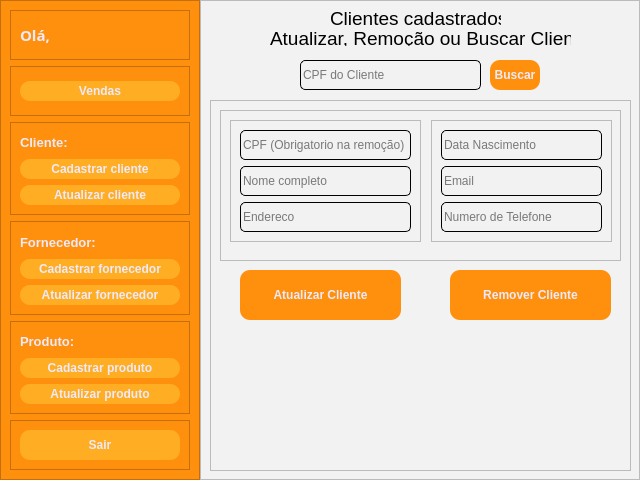
<?xml version="1.0" encoding="UTF-8"?>
<ui version="4.0">
 <class>MainWindow</class>
 <widget class="QMainWindow" name="MainWindow">
  <property name="geometry">
   <rect>
    <x>0</x>
    <y>0</y>
    <width>640</width>
    <height>480</height>
   </rect>
  </property>
  <property name="windowTitle">
   <string>MainWindow</string>
  </property>
  <widget class="QWidget" name="centralwidget">
   <layout class="QHBoxLayout" name="horizontalLayout">
    <property name="spacing">
     <number>0</number>
    </property>
    <property name="leftMargin">
     <number>0</number>
    </property>
    <property name="topMargin">
     <number>0</number>
    </property>
    <property name="rightMargin">
     <number>0</number>
    </property>
    <property name="bottomMargin">
     <number>0</number>
    </property>
    <item>
     <widget class="QFrame" name="frame">
      <property name="enabled">
       <bool>true</bool>
      </property>
      <property name="minimumSize">
       <size>
        <width>50</width>
        <height>0</height>
       </size>
      </property>
      <property name="maximumSize">
       <size>
        <width>200</width>
        <height>16777215</height>
       </size>
      </property>
      <property name="styleSheet">
       <string notr="true">background-color: rgb(255, 144, 14);</string>
      </property>
      <property name="frameShape">
       <enum>QFrame::StyledPanel</enum>
      </property>
      <property name="frameShadow">
       <enum>QFrame::Raised</enum>
      </property>
      <layout class="QVBoxLayout" name="verticalLayout">
       <item>
        <widget class="QFrame" name="frame_3">
         <property name="maximumSize">
          <size>
           <width>16777215</width>
           <height>50</height>
          </size>
         </property>
         <property name="frameShape">
          <enum>QFrame::StyledPanel</enum>
         </property>
         <property name="frameShadow">
          <enum>QFrame::Raised</enum>
         </property>
         <layout class="QHBoxLayout" name="horizontalLayout_2">
          <item>
           <widget class="QLabel" name="label_string_ola">
            <property name="maximumSize">
             <size>
              <width>30</width>
              <height>16777215</height>
             </size>
            </property>
            <property name="font">
             <font>
              <family>Rubik</family>
              <pointsize>11</pointsize>
              <weight>75</weight>
              <bold>true</bold>
             </font>
            </property>
            <property name="contextMenuPolicy">
             <enum>Qt::DefaultContextMenu</enum>
            </property>
            <property name="styleSheet">
             <string notr="true">color: rgb(240, 233, 249);</string>
            </property>
            <property name="text">
             <string>Olá,</string>
            </property>
           </widget>
          </item>
          <item>
           <widget class="QLineEdit" name="lineEdit_menu_nome_sobrenome_cliente">
            <property name="maximumSize">
             <size>
              <width>200</width>
              <height>16777215</height>
             </size>
            </property>
            <property name="font">
             <font>
              <family>Rubik</family>
              <pointsize>11</pointsize>
              <weight>75</weight>
              <bold>true</bold>
             </font>
            </property>
            <property name="styleSheet">
             <string notr="true">
QLineEdit{
	background:transparent;
	border:none;
	color: rgb(240, 233, 249);

}</string>
            </property>
           </widget>
          </item>
         </layout>
        </widget>
       </item>
       <item>
        <widget class="QFrame" name="frame_11">
         <property name="maximumSize">
          <size>
           <width>16777215</width>
           <height>50</height>
          </size>
         </property>
         <property name="frameShape">
          <enum>QFrame::StyledPanel</enum>
         </property>
         <property name="frameShadow">
          <enum>QFrame::Raised</enum>
         </property>
         <layout class="QVBoxLayout" name="verticalLayout_7">
          <item>
           <widget class="QPushButton" name="pushButton_vendas">
            <property name="minimumSize">
             <size>
              <width>100</width>
              <height>10</height>
             </size>
            </property>
            <property name="maximumSize">
             <size>
              <width>230</width>
              <height>20</height>
             </size>
            </property>
            <property name="font">
             <font>
              <weight>75</weight>
              <bold>true</bold>
             </font>
            </property>
            <property name="cursor">
             <cursorShape>PointingHandCursor</cursorShape>
            </property>
            <property name="styleSheet">
             <string notr="true">QPushButton{
	border-radius: 10px;
	border-image: url(:/Close_Image/cil-x.png);
	background-position: center;
		
	color: rgb(240, 233, 249);
	background-color: rgb(255, 174, 35);
	
}
QPushButton:hover{
	
	
	background-color: rgb(207, 110, 0);
	color: rgb(240, 233, 249);
}
QPushButton:pressed{
	background-color: rgb(35, 35, 35);
	color: rgb(200, 200, 200);
}

</string>
            </property>
            <property name="text">
             <string>Vendas</string>
            </property>
           </widget>
          </item>
         </layout>
        </widget>
       </item>
       <item>
        <widget class="QFrame" name="frame_4">
         <property name="minimumSize">
          <size>
           <width>0</width>
           <height>0</height>
          </size>
         </property>
         <property name="frameShape">
          <enum>QFrame::StyledPanel</enum>
         </property>
         <property name="frameShadow">
          <enum>QFrame::Raised</enum>
         </property>
         <layout class="QVBoxLayout" name="verticalLayout_2">
          <item>
           <widget class="QLabel" name="label_3">
            <property name="font">
             <font>
              <pointsize>10</pointsize>
              <weight>75</weight>
              <bold>true</bold>
             </font>
            </property>
            <property name="styleSheet">
             <string notr="true">color: rgb(240, 233, 249);</string>
            </property>
            <property name="text">
             <string>Cliente:</string>
            </property>
           </widget>
          </item>
          <item>
           <widget class="QPushButton" name="pushButton_cadastra_cliente">
            <property name="minimumSize">
             <size>
              <width>100</width>
              <height>10</height>
             </size>
            </property>
            <property name="maximumSize">
             <size>
              <width>230</width>
              <height>20</height>
             </size>
            </property>
            <property name="font">
             <font>
              <weight>75</weight>
              <bold>true</bold>
             </font>
            </property>
            <property name="cursor">
             <cursorShape>PointingHandCursor</cursorShape>
            </property>
            <property name="styleSheet">
             <string notr="true">QPushButton{
	border-radius: 10px;
	border-image: url(:/Close_Image/cil-x.png);
	background-position: center;
		
	color: rgb(240, 233, 249);
	background-color: rgb(255, 174, 35);
	
}
QPushButton:hover{
	
	
	background-color: rgb(207, 110, 0);
	color: rgb(240, 233, 249);
}
QPushButton:pressed{
	background-color: rgb(35, 35, 35);
	color: rgb(200, 200, 200);
}

</string>
            </property>
            <property name="text">
             <string>Cadastrar cliente</string>
            </property>
           </widget>
          </item>
          <item>
           <widget class="QPushButton" name="pushButton_atualiza_cliente">
            <property name="minimumSize">
             <size>
              <width>100</width>
              <height>10</height>
             </size>
            </property>
            <property name="maximumSize">
             <size>
              <width>230</width>
              <height>20</height>
             </size>
            </property>
            <property name="font">
             <font>
              <weight>75</weight>
              <bold>true</bold>
             </font>
            </property>
            <property name="cursor">
             <cursorShape>PointingHandCursor</cursorShape>
            </property>
            <property name="styleSheet">
             <string notr="true">QPushButton{
	border-radius: 10px;
	border-image: url(:/Close_Image/cil-x.png);
	background-position: center;
		
	color: rgb(240, 233, 249);
	background-color: rgb(255, 174, 35);
	
}
QPushButton:hover{
	
	
	background-color: rgb(207, 110, 0);
	color: rgb(240, 233, 249);
}
QPushButton:pressed{
	background-color: rgb(35, 35, 35);
	color: rgb(200, 200, 200);
}

</string>
            </property>
            <property name="text">
             <string>Atualizar cliente</string>
            </property>
           </widget>
          </item>
         </layout>
        </widget>
       </item>
       <item>
        <widget class="QFrame" name="frame_7">
         <property name="frameShape">
          <enum>QFrame::StyledPanel</enum>
         </property>
         <property name="frameShadow">
          <enum>QFrame::Raised</enum>
         </property>
         <layout class="QVBoxLayout" name="verticalLayout_5">
          <item>
           <widget class="QLabel" name="label_4">
            <property name="font">
             <font>
              <pointsize>10</pointsize>
              <weight>75</weight>
              <bold>true</bold>
             </font>
            </property>
            <property name="styleSheet">
             <string notr="true">color: rgb(240, 233, 249);</string>
            </property>
            <property name="text">
             <string>Fornecedor:</string>
            </property>
           </widget>
          </item>
          <item>
           <widget class="QPushButton" name="pushButton_cadastra_fornecedor">
            <property name="minimumSize">
             <size>
              <width>100</width>
              <height>10</height>
             </size>
            </property>
            <property name="maximumSize">
             <size>
              <width>230</width>
              <height>20</height>
             </size>
            </property>
            <property name="font">
             <font>
              <weight>75</weight>
              <bold>true</bold>
             </font>
            </property>
            <property name="cursor">
             <cursorShape>PointingHandCursor</cursorShape>
            </property>
            <property name="styleSheet">
             <string notr="true">QPushButton{
	border-radius: 10px;
	border-image: url(:/Close_Image/cil-x.png);
	background-position: center;
		
	color: rgb(240, 233, 249);
	background-color: rgb(255, 174, 35);
	
}
QPushButton:hover{
	
	
	background-color: rgb(207, 110, 0);
	color: rgb(240, 233, 249);
}
QPushButton:pressed{
	background-color: rgb(35, 35, 35);
	color: rgb(200, 200, 200);
}

</string>
            </property>
            <property name="text">
             <string>Cadastrar fornecedor</string>
            </property>
           </widget>
          </item>
          <item>
           <widget class="QPushButton" name="pushButton_atualiza_fornecedor">
            <property name="minimumSize">
             <size>
              <width>100</width>
              <height>10</height>
             </size>
            </property>
            <property name="maximumSize">
             <size>
              <width>230</width>
              <height>20</height>
             </size>
            </property>
            <property name="font">
             <font>
              <weight>75</weight>
              <bold>true</bold>
             </font>
            </property>
            <property name="cursor">
             <cursorShape>PointingHandCursor</cursorShape>
            </property>
            <property name="styleSheet">
             <string notr="true">QPushButton{
	border-radius: 10px;
	border-image: url(:/Close_Image/cil-x.png);
	background-position: center;
		
	color: rgb(240, 233, 249);
	background-color: rgb(255, 174, 35);
	
}
QPushButton:hover{
	
	
	background-color: rgb(207, 110, 0);
	color: rgb(240, 233, 249);
}
QPushButton:pressed{
	background-color: rgb(35, 35, 35);
	color: rgb(200, 200, 200);
}

</string>
            </property>
            <property name="text">
             <string>Atualizar fornecedor</string>
            </property>
           </widget>
          </item>
         </layout>
        </widget>
       </item>
       <item>
        <widget class="QFrame" name="frame_8">
         <property name="frameShape">
          <enum>QFrame::StyledPanel</enum>
         </property>
         <property name="frameShadow">
          <enum>QFrame::Raised</enum>
         </property>
         <layout class="QVBoxLayout" name="verticalLayout_6">
          <item>
           <widget class="QLabel" name="label_5">
            <property name="font">
             <font>
              <pointsize>10</pointsize>
              <weight>75</weight>
              <bold>true</bold>
             </font>
            </property>
            <property name="styleSheet">
             <string notr="true">color: rgb(240, 233, 249);</string>
            </property>
            <property name="text">
             <string>Produto:</string>
            </property>
           </widget>
          </item>
          <item>
           <widget class="QPushButton" name="pushButton_cadastra_produto">
            <property name="minimumSize">
             <size>
              <width>100</width>
              <height>10</height>
             </size>
            </property>
            <property name="maximumSize">
             <size>
              <width>230</width>
              <height>20</height>
             </size>
            </property>
            <property name="font">
             <font>
              <weight>75</weight>
              <bold>true</bold>
             </font>
            </property>
            <property name="cursor">
             <cursorShape>PointingHandCursor</cursorShape>
            </property>
            <property name="styleSheet">
             <string notr="true">QPushButton{
	border-radius: 10px;
	border-image: url(:/Close_Image/cil-x.png);
	background-position: center;
		
	color: rgb(240, 233, 249);
	background-color: rgb(255, 174, 35);
	
}
QPushButton:hover{
	
	
	background-color: rgb(207, 110, 0);
	color: rgb(240, 233, 249);
}
QPushButton:pressed{
	background-color: rgb(35, 35, 35);
	color: rgb(200, 200, 200);
}

</string>
            </property>
            <property name="text">
             <string>Cadastrar produto</string>
            </property>
           </widget>
          </item>
          <item>
           <widget class="QPushButton" name="pushButton_atualiza_produto">
            <property name="minimumSize">
             <size>
              <width>100</width>
              <height>10</height>
             </size>
            </property>
            <property name="maximumSize">
             <size>
              <width>230</width>
              <height>20</height>
             </size>
            </property>
            <property name="font">
             <font>
              <weight>75</weight>
              <bold>true</bold>
             </font>
            </property>
            <property name="cursor">
             <cursorShape>PointingHandCursor</cursorShape>
            </property>
            <property name="styleSheet">
             <string notr="true">QPushButton{
	border-radius: 10px;
	border-image: url(:/Close_Image/cil-x.png);
	background-position: center;
		
	color: rgb(240, 233, 249);
	background-color: rgb(255, 174, 35);
	
}
QPushButton:hover{
	
	
	background-color: rgb(207, 110, 0);
	color: rgb(240, 233, 249);
}
QPushButton:pressed{
	background-color: rgb(35, 35, 35);
	color: rgb(200, 200, 200);
}

</string>
            </property>
            <property name="text">
             <string>Atualizar produto</string>
            </property>
           </widget>
          </item>
         </layout>
        </widget>
       </item>
       <item>
        <widget class="QFrame" name="frame_5">
         <property name="maximumSize">
          <size>
           <width>16777215</width>
           <height>50</height>
          </size>
         </property>
         <property name="frameShape">
          <enum>QFrame::StyledPanel</enum>
         </property>
         <property name="frameShadow">
          <enum>QFrame::Raised</enum>
         </property>
         <widget class="QPushButton" name="pushButton_sair">
          <property name="geometry">
           <rect>
            <x>10</x>
            <y>10</y>
            <width>160</width>
            <height>30</height>
           </rect>
          </property>
          <property name="minimumSize">
           <size>
            <width>100</width>
            <height>30</height>
           </size>
          </property>
          <property name="maximumSize">
           <size>
            <width>230</width>
            <height>16777215</height>
           </size>
          </property>
          <property name="font">
           <font>
            <weight>75</weight>
            <bold>true</bold>
           </font>
          </property>
          <property name="cursor">
           <cursorShape>PointingHandCursor</cursorShape>
          </property>
          <property name="styleSheet">
           <string notr="true">QPushButton{
	border-radius: 10px;
	border-image: url(:/Close_Image/cil-x.png);
	background-position: center;
		
	color: rgb(240, 233, 249);
	background-color: rgb(255, 174, 35);
	
}
QPushButton:hover{
	
	
	background-color: rgb(207, 110, 0);
	color: rgb(240, 233, 249);
}
QPushButton:pressed{
	background-color: rgb(35, 35, 35);
	color: rgb(200, 200, 200);
}

</string>
          </property>
          <property name="text">
           <string>Sair</string>
          </property>
         </widget>
        </widget>
       </item>
      </layout>
     </widget>
    </item>
    <item>
     <widget class="QFrame" name="frame_2">
      <property name="enabled">
       <bool>true</bool>
      </property>
      <property name="styleSheet">
       <string notr="true">background-color: rgb(242, 242, 242);</string>
      </property>
      <property name="frameShape">
       <enum>QFrame::StyledPanel</enum>
      </property>
      <property name="frameShadow">
       <enum>QFrame::Raised</enum>
      </property>
      <widget class="QLabel" name="label">
       <property name="geometry">
        <rect>
         <x>130</x>
         <y>10</y>
         <width>171</width>
         <height>16</height>
        </rect>
       </property>
       <property name="font">
        <font>
         <pointsize>14</pointsize>
        </font>
       </property>
       <property name="text">
        <string>Clientes cadastrados</string>
       </property>
      </widget>
      <widget class="QLineEdit" name="lineEdit_busca_cpf">
       <property name="geometry">
        <rect>
         <x>100</x>
         <y>60</y>
         <width>181</width>
         <height>30</height>
        </rect>
       </property>
       <property name="minimumSize">
        <size>
         <width>0</width>
         <height>30</height>
        </size>
       </property>
       <property name="styleSheet">
        <string notr="true">border-width: 1px;
border-color: black;
border-style: solid;
display: inline-block;
border-radius: 5px;</string>
       </property>
       <property name="text">
        <string/>
       </property>
       <property name="placeholderText">
        <string>CPF do Cliente</string>
       </property>
      </widget>
      <widget class="QPushButton" name="pushButton_buscar">
       <property name="geometry">
        <rect>
         <x>290</x>
         <y>60</y>
         <width>50</width>
         <height>30</height>
        </rect>
       </property>
       <property name="minimumSize">
        <size>
         <width>50</width>
         <height>30</height>
        </size>
       </property>
       <property name="maximumSize">
        <size>
         <width>50</width>
         <height>30</height>
        </size>
       </property>
       <property name="font">
        <font>
         <weight>75</weight>
         <bold>true</bold>
        </font>
       </property>
       <property name="cursor">
        <cursorShape>PointingHandCursor</cursorShape>
       </property>
       <property name="styleSheet">
        <string notr="true">QPushButton{
	border-radius: 10px;
	border-image: url(:/Close_Image/cil-x.png);
	background-position: center;
		
	color: rgb(240, 233, 249);
	background-color: rgb(255, 144, 14);
	
}
QPushButton:hover{
	
	
	background-color: rgb(207, 110, 0);
	color: rgb(240, 233, 249);
}
QPushButton:pressed{
	background-color: rgb(35, 35, 35);
	color: rgb(200, 200, 200);
}

</string>
       </property>
       <property name="text">
        <string>Buscar</string>
       </property>
      </widget>
      <widget class="QFrame" name="frame_6">
       <property name="geometry">
        <rect>
         <x>10</x>
         <y>100</y>
         <width>421</width>
         <height>371</height>
        </rect>
       </property>
       <property name="frameShape">
        <enum>QFrame::StyledPanel</enum>
       </property>
       <property name="frameShadow">
        <enum>QFrame::Raised</enum>
       </property>
       <widget class="QFrame" name="frame_9">
        <property name="geometry">
         <rect>
          <x>10</x>
          <y>10</y>
          <width>401</width>
          <height>151</height>
         </rect>
        </property>
        <property name="frameShape">
         <enum>QFrame::StyledPanel</enum>
        </property>
        <property name="frameShadow">
         <enum>QFrame::Raised</enum>
        </property>
        <widget class="QFrame" name="login_conteudo">
         <property name="geometry">
          <rect>
           <x>10</x>
           <y>10</y>
           <width>191</width>
           <height>122</height>
          </rect>
         </property>
         <property name="maximumSize">
          <size>
           <width>16777215</width>
           <height>600</height>
          </size>
         </property>
         <property name="styleSheet">
          <string notr="true">background-color: rgb(242, 242, 243);</string>
         </property>
         <property name="frameShape">
          <enum>QFrame::StyledPanel</enum>
         </property>
         <property name="frameShadow">
          <enum>QFrame::Raised</enum>
         </property>
         <layout class="QVBoxLayout" name="verticalLayout_3">
          <item>
           <widget class="QLineEdit" name="lineEdit_cpf">
            <property name="minimumSize">
             <size>
              <width>0</width>
              <height>30</height>
             </size>
            </property>
            <property name="styleSheet">
             <string notr="true">border-width: 1px;
border-color: black;
border-style: solid;
display: inline-block;
border-radius: 5px;</string>
            </property>
            <property name="placeholderText">
             <string>CPF (Obrigatorio na remoção)</string>
            </property>
           </widget>
          </item>
          <item>
           <widget class="QLineEdit" name="lineEdit_nome">
            <property name="minimumSize">
             <size>
              <width>0</width>
              <height>30</height>
             </size>
            </property>
            <property name="styleSheet">
             <string notr="true">border-width: 1px;
border-color: black;
border-style: solid;
display: inline-block;
border-radius: 5px;</string>
            </property>
            <property name="text">
             <string/>
            </property>
            <property name="placeholderText">
             <string>Nome completo</string>
            </property>
           </widget>
          </item>
          <item>
           <widget class="QLineEdit" name="lineEdit_endereco">
            <property name="minimumSize">
             <size>
              <width>0</width>
              <height>30</height>
             </size>
            </property>
            <property name="styleSheet">
             <string notr="true">border-width: 1px;
border-color: black;
border-style: solid;
display: inline-block;
border-radius: 5px;</string>
            </property>
            <property name="placeholderText">
             <string>Endereco</string>
            </property>
           </widget>
          </item>
         </layout>
        </widget>
        <widget class="QFrame" name="frame_10">
         <property name="geometry">
          <rect>
           <x>211</x>
           <y>10</y>
           <width>181</width>
           <height>122</height>
          </rect>
         </property>
         <property name="frameShape">
          <enum>QFrame::StyledPanel</enum>
         </property>
         <property name="frameShadow">
          <enum>QFrame::Raised</enum>
         </property>
         <layout class="QVBoxLayout" name="verticalLayout_4">
          <item>
           <widget class="QLineEdit" name="lineEdit_nascimento">
            <property name="minimumSize">
             <size>
              <width>0</width>
              <height>30</height>
             </size>
            </property>
            <property name="styleSheet">
             <string notr="true">border-width: 1px;
border-color: black;
border-style: solid;
display: inline-block;
border-radius: 5px;</string>
            </property>
            <property name="placeholderText">
             <string>Data Nascimento</string>
            </property>
           </widget>
          </item>
          <item>
           <widget class="QLineEdit" name="lineEdit_email">
            <property name="minimumSize">
             <size>
              <width>0</width>
              <height>30</height>
             </size>
            </property>
            <property name="styleSheet">
             <string notr="true">border-width: 1px;
border-color: black;
border-style: solid;
display: inline-block;
border-radius: 5px;</string>
            </property>
            <property name="placeholderText">
             <string>Email</string>
            </property>
           </widget>
          </item>
          <item>
           <widget class="QLineEdit" name="lineEdit_telefone">
            <property name="minimumSize">
             <size>
              <width>0</width>
              <height>30</height>
             </size>
            </property>
            <property name="styleSheet">
             <string notr="true">border-width: 1px;
border-color: black;
border-style: solid;
display: inline-block;
border-radius: 5px;</string>
            </property>
            <property name="placeholderText">
             <string>Numero de Telefone</string>
            </property>
           </widget>
          </item>
         </layout>
        </widget>
       </widget>
       <widget class="QPushButton" name="pushButton_atualizar">
        <property name="geometry">
         <rect>
          <x>30</x>
          <y>170</y>
          <width>161</width>
          <height>50</height>
         </rect>
        </property>
        <property name="minimumSize">
         <size>
          <width>0</width>
          <height>50</height>
         </size>
        </property>
        <property name="maximumSize">
         <size>
          <width>16777215</width>
          <height>16777215</height>
         </size>
        </property>
        <property name="font">
         <font>
          <weight>75</weight>
          <bold>true</bold>
         </font>
        </property>
        <property name="cursor">
         <cursorShape>PointingHandCursor</cursorShape>
        </property>
        <property name="styleSheet">
         <string notr="true">QPushButton{
	border-radius: 10px;
	border-image: url(:/Close_Image/cil-x.png);
	background-position: center;
		
	color: rgb(240, 233, 249);
	background-color: rgb(255, 144, 14);
	
}
QPushButton:hover{
	
	
	background-color: rgb(207, 110, 0);
	color: rgb(240, 233, 249);
}
QPushButton:pressed{
	background-color: rgb(35, 35, 35);
	color: rgb(200, 200, 200);
}

</string>
        </property>
        <property name="text">
         <string>Atualizar Cliente</string>
        </property>
       </widget>
       <widget class="QPushButton" name="pushButton_remover">
        <property name="geometry">
         <rect>
          <x>240</x>
          <y>170</y>
          <width>161</width>
          <height>50</height>
         </rect>
        </property>
        <property name="minimumSize">
         <size>
          <width>0</width>
          <height>50</height>
         </size>
        </property>
        <property name="maximumSize">
         <size>
          <width>16777215</width>
          <height>16777215</height>
         </size>
        </property>
        <property name="font">
         <font>
          <weight>75</weight>
          <bold>true</bold>
         </font>
        </property>
        <property name="cursor">
         <cursorShape>PointingHandCursor</cursorShape>
        </property>
        <property name="styleSheet">
         <string notr="true">QPushButton{
	border-radius: 10px;
	border-image: url(:/Close_Image/cil-x.png);
	background-position: center;
		
	color: rgb(240, 233, 249);
	background-color: rgb(255, 144, 14);
	
}
QPushButton:hover{
	
	
	background-color: rgb(207, 110, 0);
	color: rgb(240, 233, 249);
}
QPushButton:pressed{
	background-color: rgb(35, 35, 35);
	color: rgb(200, 200, 200);
}

</string>
        </property>
        <property name="text">
         <string>Remover Cliente</string>
        </property>
       </widget>
      </widget>
      <widget class="QLabel" name="label_2">
       <property name="geometry">
        <rect>
         <x>70</x>
         <y>30</y>
         <width>301</width>
         <height>16</height>
        </rect>
       </property>
       <property name="font">
        <font>
         <pointsize>14</pointsize>
        </font>
       </property>
       <property name="text">
        <string>Atualizar, Remoção ou Buscar Cliente</string>
       </property>
      </widget>
     </widget>
    </item>
   </layout>
  </widget>
 </widget>
 <resources/>
 <connections/>
</ui>
